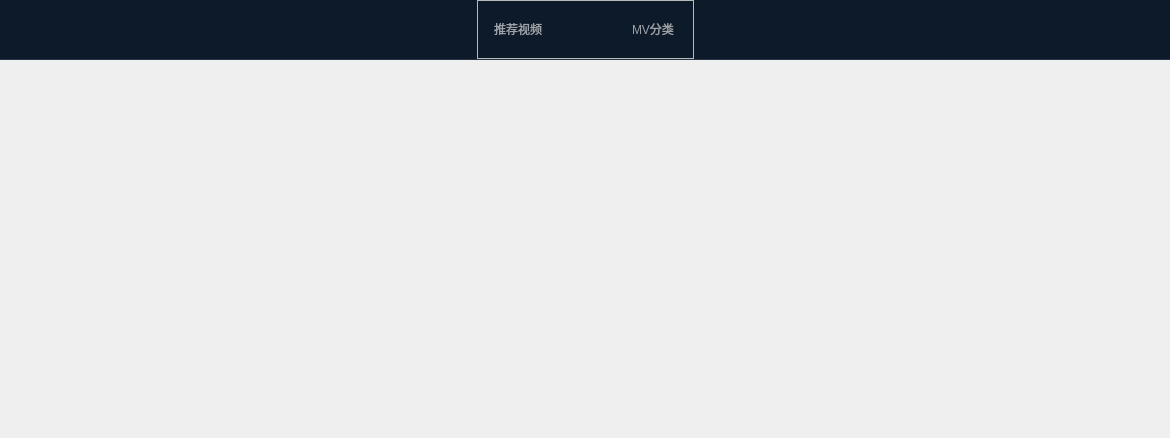
<?xml version="1.0" encoding="UTF-8"?>
<ui version="4.0">
 <class>VideoMv</class>
 <widget class="QWidget" name="VideoMv">
  <property name="geometry">
   <rect>
    <x>0</x>
    <y>0</y>
    <width>1170</width>
    <height>438</height>
   </rect>
  </property>
  <property name="windowTitle">
   <string>Form</string>
  </property>
  <layout class="QVBoxLayout" name="verticalLayout_4">
   <property name="spacing">
    <number>0</number>
   </property>
   <property name="leftMargin">
    <number>0</number>
   </property>
   <property name="topMargin">
    <number>0</number>
   </property>
   <property name="rightMargin">
    <number>0</number>
   </property>
   <property name="bottomMargin">
    <number>0</number>
   </property>
   <item>
    <layout class="QVBoxLayout" name="verticalLayout_3">
     <item>
      <widget class="QFrame" name="frame_title">
       <property name="minimumSize">
        <size>
         <width>0</width>
         <height>60</height>
        </size>
       </property>
       <property name="maximumSize">
        <size>
         <width>16777215</width>
         <height>60</height>
        </size>
       </property>
       <property name="styleSheet">
        <string notr="true">#frame_title
{
background-color: #0d1a2a;
border: 0px solid #263446;
border-bottom-width: 1px;
}</string>
       </property>
       <property name="frameShape">
        <enum>QFrame::StyledPanel</enum>
       </property>
       <property name="frameShadow">
        <enum>QFrame::Raised</enum>
       </property>
       <layout class="QVBoxLayout" name="verticalLayout_2">
        <property name="spacing">
         <number>0</number>
        </property>
        <property name="leftMargin">
         <number>0</number>
        </property>
        <property name="topMargin">
         <number>0</number>
        </property>
        <property name="rightMargin">
         <number>0</number>
        </property>
        <property name="bottomMargin">
         <number>0</number>
        </property>
        <item>
         <layout class="QHBoxLayout" name="horizontalLayout_2">
          <item>
           <spacer name="horizontalSpacer">
            <property name="orientation">
             <enum>Qt::Horizontal</enum>
            </property>
            <property name="sizeHint" stdset="0">
             <size>
              <width>40</width>
              <height>20</height>
             </size>
            </property>
           </spacer>
          </item>
          <item>
           <widget class="QFrame" name="frame_switch">
            <property name="frameShape">
             <enum>QFrame::StyledPanel</enum>
            </property>
            <property name="frameShadow">
             <enum>QFrame::Raised</enum>
            </property>
            <layout class="QVBoxLayout" name="verticalLayout">
             <property name="spacing">
              <number>0</number>
             </property>
             <property name="leftMargin">
              <number>0</number>
             </property>
             <property name="topMargin">
              <number>0</number>
             </property>
             <property name="rightMargin">
              <number>0</number>
             </property>
             <property name="bottomMargin">
              <number>0</number>
             </property>
             <item>
              <layout class="QHBoxLayout" name="horizontalLayout">
               <item>
                <widget class="QPushButton" name="pushButton_recommend">
                 <property name="minimumSize">
                  <size>
                   <width>80</width>
                   <height>38</height>
                  </size>
                 </property>
                 <property name="maximumSize">
                  <size>
                   <width>16777215</width>
                   <height>38</height>
                  </size>
                 </property>
                 <property name="styleSheet">
                  <string notr="true">QPushButton
{
color: #9da1a8;
border: none;
background-color: transparent;
font: bold 12pt &quot;Microsoft YaHei UI&quot;;
}

QPushButton:hover
{
color: #a9adb3;
background-color: transparent;
}

QPushButton:checked
{
color: #ffffff;
}</string>
                 </property>
                 <property name="text">
                  <string>推荐视频</string>
                 </property>
                </widget>
               </item>
               <item>
                <spacer name="horizontalSpacer_3">
                 <property name="orientation">
                  <enum>Qt::Horizontal</enum>
                 </property>
                 <property name="sizeType">
                  <enum>QSizePolicy::Fixed</enum>
                 </property>
                 <property name="sizeHint" stdset="0">
                  <size>
                   <width>55</width>
                   <height>20</height>
                  </size>
                 </property>
                </spacer>
               </item>
               <item>
                <widget class="QPushButton" name="pushButton_mvSort">
                 <property name="minimumSize">
                  <size>
                   <width>80</width>
                   <height>38</height>
                  </size>
                 </property>
                 <property name="maximumSize">
                  <size>
                   <width>16777215</width>
                   <height>38</height>
                  </size>
                 </property>
                 <property name="styleSheet">
                  <string notr="true">QPushButton
{
color: #9da1a8;
border: none;
background-color: transparent;
font: bold 12pt &quot;Microsoft YaHei UI&quot;;
}

QPushButton:hover
{
color: #a9adb3;
background-color: transparent;
}

QPushButton:checked
{
color: #ffffff;
}</string>
                 </property>
                 <property name="text">
                  <string>MV分类</string>
                 </property>
                </widget>
               </item>
              </layout>
             </item>
            </layout>
           </widget>
          </item>
          <item>
           <spacer name="horizontalSpacer_2">
            <property name="orientation">
             <enum>Qt::Horizontal</enum>
            </property>
            <property name="sizeHint" stdset="0">
             <size>
              <width>40</width>
              <height>20</height>
             </size>
            </property>
           </spacer>
          </item>
         </layout>
        </item>
       </layout>
      </widget>
     </item>
     <item>
      <widget class="QStackedWidget" name="stackedWidget_sort">
       <property name="styleSheet">
        <string notr="true">#stackedWidget_sort
{
border: none;
}

#stackedWidget_sort::item
{
border-radius: 6px;
}</string>
       </property>
      </widget>
     </item>
    </layout>
   </item>
  </layout>
 </widget>
 <resources/>
 <connections/>
</ui>
